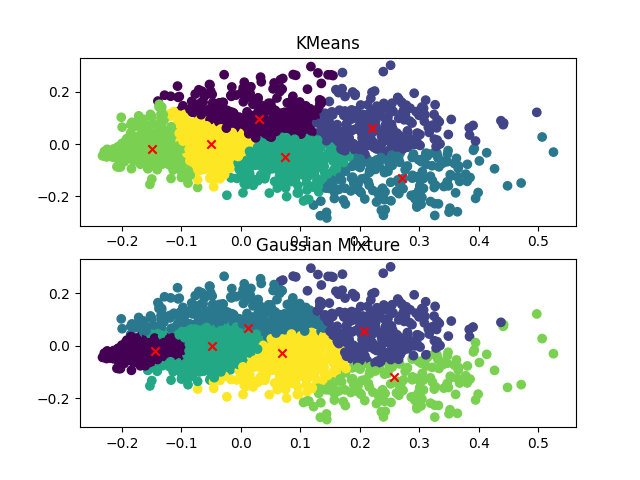

This chart was generated by the following Python code:
from sklearn.feature_extraction.text import TfidfVectorizer
from sklearn.datasets import fetch_20newsgroups
from sklearn.mixture import GaussianMixture
from sklearn.cluster import KMeans
from sklearn.decomposition import PCA
import matplotlib.pyplot as plt

n_clusters = 6
categories = ['comp.windows.x', 'rec.sport.baseball', 'sci.space', 'soc.religion.christian', 'talk.politics.guns']

newsgroups = fetch_20newsgroups(subset='train', categories=categories, shuffle=True, random_state=42)
vectors = TfidfVectorizer()
x_vectors = vectors.fit_transform(newsgroups.data)

pca = PCA(n_components=2)
pca.fit(x_vectors.toarray())
x = pca.fit_transform(x_vectors.toarray())

gm = GaussianMixture(n_components=n_clusters, random_state=42)
gm_prediction = gm.fit_predict(x)

km = KMeans(n_clusters=n_clusters, random_state=42)
km_prediction = km.fit_predict(x)

km_centers = km.cluster_centers_
gm_centers = gm.means_

fig, axs = plt.subplots(2)
axs[0].scatter(x=x[:, 0], y=x[:, 1], c=km_prediction)
axs[0].scatter(x=km_centers[:, 0], y=km_centers[:, 1], marker='x', color="r")
axs[0].set_title('KMeans')
axs[1].scatter(x=x[:, 0], y=x[:, 1], c=gm_prediction)
axs[1].scatter(x=gm_centers[:, 0], y=gm_centers[:, 1, ], marker='x', color="r")
axs[1].set_title('Gaussian Mixture')
plt.savefig('lr4.png')